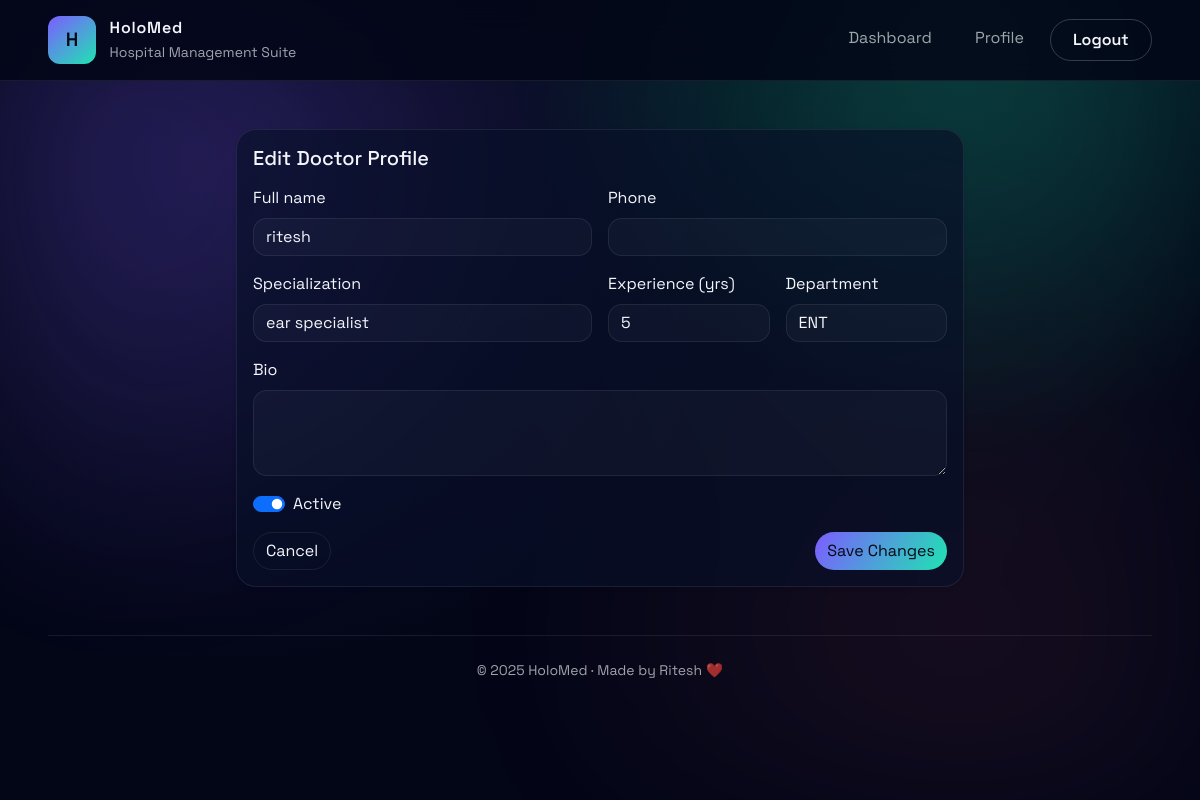
The app's page /admin/doctors/6/edit (signed in) with its own data.
### app.py (models this page shows, shortened)
class User(db.Model):
    id = db.Column(db.Integer, primary_key=True)
    role = db.Column(db.String(20), nullable=False)
    full_name = db.Column(db.String(120), nullable=False)
    email = db.Column(db.String(120), unique=True, nullable=False)
    phone = db.Column(db.String(50))
    password_hash = db.Column(db.String(255), nullable=False)
    specialization = db.Column(db.String(120))
    experience_years = db.Column(db.Integer)
    bio = db.Column(db.Text)
    department_id = db.Column(db.Integer, db.ForeignKey("department.id"))
    is_active = db.Column(db.Boolean, default=True)
    is_blacklisted = db.Column(db.Boolean, default=False)
    created_at = db.Column(db.DateTime, default=datetime.utcnow)
    appointments_as_patient = db.relationship(
        "Appointment", foreign_keys="Appointment.patient_id", backref="patient", lazy=True
    )
    appointments_as_doctor = db.relationship(
        "Appointment", foreign_keys="Appointment.doctor_id", backref="doctor", lazy=True
    )

class Department(db.Model):
    id = db.Column(db.Integer, primary_key=True)
    name = db.Column(db.String(100), unique=True, nullable=False)
    description = db.Column(db.Text, nullable=True)
    doctors = db.relationship("User", backref="department", lazy=True)

### app.py (the view, shortened to what this page needs)
@app.route("/admin/doctors/<int:doctor_id>/edit", methods=["GET", "POST"])
@login_required(role="admin")
def edit_doctor(doctor_id):
    doctor = User.query.filter_by(id=doctor_id, role="doctor").first_or_404()
    departments = Department.query.all()
    return render_template("admin/doctor_form.html", doctor=doctor, departments=departments)

### app.py (called while the page is built)
def get_current_user():
    user_id = session.get("user_id")
    if user_id:
        return User.query.get(user_id)
    return None

def login_required(role=None):
    def decorator(fn):
        @wraps(fn)
        def wrapper(*args, **kwargs):
            if not g.user:
                flash("Please log in to continue.", "warning")
                return redirect(url_for("login"))
            if role and g.user.role != role:
                flash("You are not authorized to view this page.", "danger")
                return redirect(url_for("dashboard"))
            return fn(*args, **kwargs)
        return wrapper
    return decorator

@app.before_request
def load_user():
    g.user = get_current_user()

@app.context_processor
def inject_helpers():
    def format_date(value):
        return value.strftime("%d %b %Y")
    return {
        "format_date": format_date,
        "today": date.today,
        "datetime": datetime,
        "timedelta": timedelta,
    }

### templates/admin/doctor_form.html (shortened to what this page needs)
{% extends "base.html" %}
{% block content %}
  <div class="row justify-content-center">
    <div class="col-lg-8">
      <div class="card shadow-sm">
        <div class="card-body">
          <h1 class="h5 mb-3">Edit Doctor Profile</h1>
          <form method="post">
            <div class="row g-3">
              <div class="col-md-6">
                <label class="form-label">Full name</label>
                <input type="text" name="full_name" class="form-control" value="{{ doctor.full_name }}" required>
              </div>
              <div class="col-md-6">
                <label class="form-label">Phone</label>
                <input type="text" name="phone" class="form-control" value="{{ doctor.phone or '' }}">
              </div>
              <div class="col-md-6">
                <label class="form-label">Specialization</label>
                <input type="text" name="specialization" class="form-control" value="{{ doctor.specialization or '' }}">
              </div>
              <div class="col-md-3">
                <label class="form-label">Experience (yrs)</label>
                <input type="number" name="experience_years" min="0" class="form-control" value="{{ doctor.experience_years or '' }}">
              </div>
              <div class="col-md-3">
                <label class="form-label">Department</label>
                <select name="department_id" class="form-select">
                  {% for dept in departments %}
                    <option value="{{ dept.id }}" {% if doctor.department_id == dept.id %}selected{% endif %}>{{ dept.name }}</option>
                  {% endfor %}
                </select>
              </div>
            </div>
            <div class="mb-3 mt-3">
              <label class="form-label">Bio</label>
              <textarea name="bio" class="form-control" rows="3">{{ doctor.bio or '' }}</textarea>
            </div>
            <div class="form-check form-switch mb-3">
              <input class="form-check-input" type="checkbox" name="is_active" value="1" {% if doctor.is_active %}checked{% endif %}>
              <label class="form-check-label">Active</label>
            </div>
            <div class="d-flex justify-content-between">
              <a href="{{ url_for('manage_doctors') }}" class="btn btn-outline-secondary">Cancel</a>
              <button class="btn btn-primary">Save Changes</button>
            </div>
          </form>
        </div>
      </div>
    </div>
  </div>
{% endblock %}

### static/css/styles.css (style rules this page uses)
:root { --hms-bg: #030617; --hms-panel: rgba(9, 16, 40, 0.65); --hms-outline: rgba(255, 255, 255, 0.08); --hms-primary: #7c5dff; --hms-secondary: #20e3b2; --hms-text: #f4f6fb; --hms-muted: rgba(244, 246, 251, 0.65); }
body { font-family: "Space Grotesk", system-ui, -apple-system, BlinkMacSystemFont, "Segoe UI", sans-serif; color: var(--hms-text); background: radial-gradient(circle at 20% 20%, rgba(124, 93, 255, 0.15), transparent 45%), radial-gradient(circle at 80% 0%, rgba(32, 227, 178, 0.18), transparent 35%), var(--hms-bg); min-height: 100vh; margin: 0; }
* { font-family: inherit; }
h1, h2, h3, h4, h5, h6, p, span, div, a, button, label, input, select, textarea { font-family: "Space Grotesk", system-ui, -apple-system, BlinkMacSystemFont, "Segoe UI", sans-serif; }
.app-body { position: relative; overflow-x: hidden; }
.card, .stat-card, .department-tile { background: var(--hms-panel); border: 1px solid var(--hms-outline); border-radius: 1.25rem; box-shadow: 0 20px 60px rgba(0, 0, 0, 0.35); color: var(--hms-text); font-family: "Space Grotesk", system-ui, -apple-system, BlinkMacSystemFont, "Segoe UI", sans-serif; }
.card-body { color: var(--hms-text); font-family: "Space Grotesk", system-ui, -apple-system, BlinkMacSystemFont, "Segoe UI", sans-serif; }
.btn, .btn-primary { border-radius: 999px; border: none; background: linear-gradient(120deg, var(--hms-primary), var(--hms-secondary)); color: #050915; }
.btn-outline-primary, .btn-outline-danger, .btn-outline-secondary { border-radius: 999px; border: 1px solid var(--hms-outline); color: var(--hms-text); background: transparent; }
.form-control, .form-select, select, textarea { background: rgba(255, 255, 255, 0.03); border: 1px solid var(--hms-outline); color: var(--hms-text); border-radius: 0.85rem; }
.form-select option, select option { background-color: #050915; color: var(--hms-text); }

### records on screen
User: full_name "ritesh", specialization "ear specialist", experience_years "5", department_id "ENT", is_active "☑"
